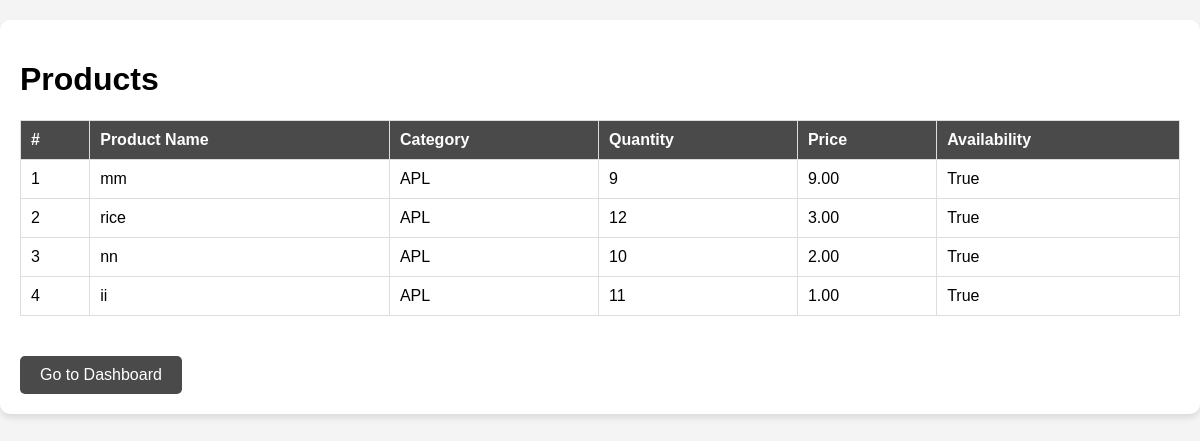
Before: /products/ with the older database file.
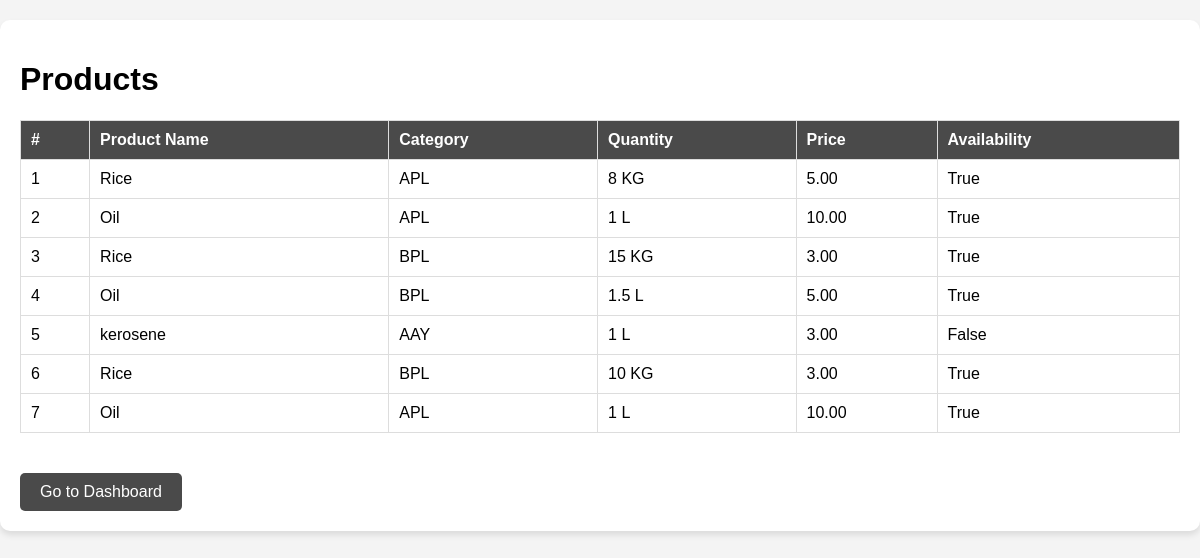
After: the same page with the newer database file.
### ration_app/models.py (models this page shows, shortened)
class Product(models.Model):
    shop_owner = models.ForeignKey(ShopOwnerDetails, on_delete=models.CASCADE, default=1)
    name = models.CharField(max_length=100)
    category = models.CharField(max_length=3, choices=CATEGORY_CHOICES)
    quantity = models.CharField(max_length=100)
    price = models.DecimalField(max_digits=10, decimal_places=2)
    availability = models.BooleanField(default=True)

### ration_app/views.py (the view)
# urls.py: path('products/', views.product_list, name='product_list'),
def product_list(request):
    products = Product.objects.all()
    return render(request, 'product_list.html', {'products': products})

### templates/product_list.html (shortened to what this page needs)
<!DOCTYPE html>
<html lang="en">
<head>
    <link rel="stylesheet" href="https://cdnjs.cloudflare.com/ajax/libs/font-awesome/5.15.4/css/all.min.css">
</head>
<body>
    <div class="container">
        <h1>Products</h1>
        <table>
            <thead>
                <tr>
                    <th>#</th>
                    <th>Product Name</th>
                    <th>Category</th>
                    <th>Quantity</th>
                    <th>Price</th>
                    <th>Availability</th>
                </tr>
            </thead>
            <tbody>
                {% for product in products %}
                <tr>
                    <td>{{ forloop.counter }}</td>
                    <td>{{ product.name }}</td>
                    <td>{{ product.category }}</td>
                    <td>{{ product.quantity }}</td>
                    <td>{{ product.price}}</td>
                    <td>{{ product.availability }}</td>
                </tr>
                {% empty %}
                <tr>
                    <td colspan="12">No Products found.</td>
                </tr>
                {% endfor %}
            </tbody>
        </table>
        <a href="{% url 'admin_dashboard' %}" class="dashboard-btn">Go to Dashboard</a>
    </div>
</body>
</html>

Changed rows visible on the page:
removed Product: name "mm", category "APL", quantity "9", price "9.00", availability "True"
removed Product: name "rice", category "APL", quantity "12", price "3.00", availability "True"
removed Product: name "nn", category "APL", quantity "10", price "2.00", availability "True"
removed Product: name "ii", category "APL", quantity "11", price "1.00", availability "True"
added Product: name "Rice", category "APL", quantity "8 KG", price "5.00", availability "True"
added Product: name "Oil", category "APL", quantity "1 L", price "10.00", availability "True"
added Product: name "Rice", category "BPL", quantity "15 KG", price "3.00", availability "True"
added Product: name "Oil", category "BPL", quantity "1.5 L", price "5.00", availability "True"
added Product: name "kerosene", category "AAY", quantity "1 L", price "3.00", availability "False"
added Product: name "Rice", category "BPL", quantity "10 KG", price "3.00", availability "True"
added Product: name "Oil", category "APL", quantity "1 L", price "10.00", availability "True"
